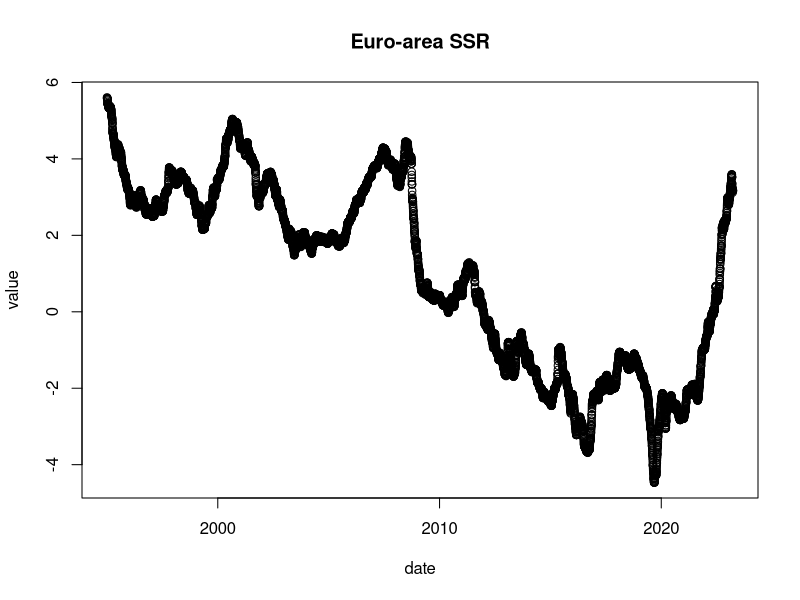

Here is the R script that generated this plot:
# Daily Plot of Euro-area SSR (Shadow short rate)
install.packages('readxl')
library(readxl)

# RStudio -> Session -> Set working directory -> To source file location

# Read in latest shadow short rate estimates
# jfyi: data already contains weekends & holidays
daily_ssr_estimates <- read_excel(
  'SSR_Estimates_20230327.xlsx', 
  sheet = 4, 
  skip = 19)

head(daily_ssr_estimates$`Euro-area SSR`, 3)
tail(daily_ssr_estimates$`Euro-area SSR`, 3)

POSIXct <- daily_ssr_estimates$...2
eu_ssr <- daily_ssr_estimates$`Euro-area SSR`

# test plot Euro-area SSR
plot(x = POSIXct,
     y = eu_ssr,
     xlab = "date",
     ylab = "value",
     main = "Euro-area SSR")

# simple TODO 1: make the plot nicer
# simple TODO 2: plot against stock (CAC-40, DAX) index plot


